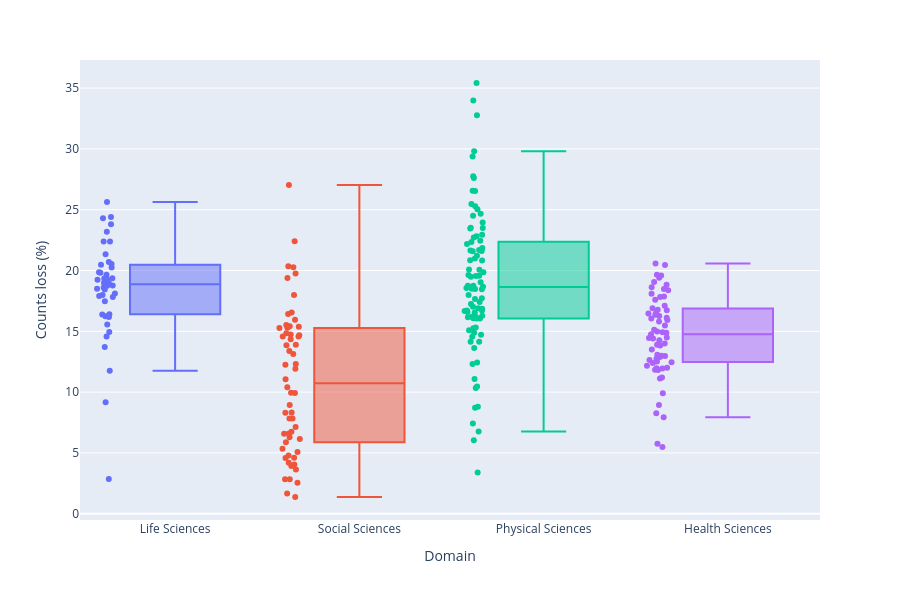

Here is the notebook cell this chart was saved with:
### Code cell
year = 2023

fig = px.box(
    df_global_topics.query("year == @year"),
    x="domain_name",           # each domain = one box
    y="counts_collab_pct",       # values to summarize
    points="all",              # optional: show all points
    color="domain_name",       # color boxes by domain
    height=600,
    # title=f"Distribution of counts_loss_pct by domain in {year}",
    hover_data=["domain_name", "counts_collab_pct", "subfield_name"],
)

fig.update_layout(
    yaxis_title="Counts loss (%)",
    xaxis_title="Domain",
    showlegend=False
)

fig.show()
# fig.write_image("../images/global_collaboration_losses_by_domain_2023.png",
#                 width=1200, height=600, scale=2)

### Figure 1 — Plotly figure (JSON) as saved in the notebook; plotly's stock layout.template omitted (floating-point values rounded to 4 significant figures)
{"data": [{"alignmentgroup": "True", "boxpoints": "all", "customdata": [["General Agricultural and Biological Sciences"], ["Agronomy and Crop Science"], ["Animal Science and Zoology"], ["Aquatic Science"], ["Ecology, Evolution, Behavior and Systematics"], ["Food Science"], ["Forestry"], ["Horticulture"], ["Insect Science"], ["Plant Science"], ["Soil Science"], ["Aging"], ["Biochemistry"], ["Biophysics"], ["Biotechnology"], ["Cancer Research"], ["Cell Biology"], ["Clinical Biochemistry"], ["Developmental Biology"], ["Endocrinology"], ["Genetics"], ["Molecular Biology"], ["Molecular Medicine"], ["Physiology"], ["Structural Biology"], ["Applied Microbiology and Biotechnology"], ["Immunology"], ["Microbiology"], ["Parasitology"], ["Virology"], ["Behavioral Neuroscience"], ["Biological Psychiatry"], ["Cellular and Molecular Neuroscience"], ["Cognitive Neuroscience"], ["Developmental Neuroscience"], ["Endocrine and Autonomic Systems"], ["Neurology"], ["Sensory Systems"], ["Drug Discovery"], ["Pharmaceutical Science"], ["Pharmacology"], ["Toxicology"]], "hovertemplate": "domain_name=%{x}<br>counts_collab_pct=%{y}<br>subfield_name=%{customdata[0]}<extra></extra>", "legendgroup": "Life Sciences", "marker": {"color": "#636efa"}, "name": "Life Sciences", "notched": false, "offsetgroup": "Life Sciences", "orientation": "v", "showlegend": true, "type": "box", "x": ["Life Sciences", "Life Sciences", "Life Sciences", "Life Sciences", "Life Sciences", "Life Sciences", "Life Sciences", "Life Sciences", "Life Sciences", "Life Sciences", "Life Sciences", "Life Sciences", "Life Sciences", "Life Sciences", "Life Sciences", "Life Sciences", "Life Sciences", "Life Sciences", "Life Sciences", "Life Sciences", "Life Sciences", "Life Sciences", "Life Sciences", "Life Sciences", "Life Sciences", "Life Sciences", "Life Sciences", "Life Sciences", "Life Sciences", "Life Sciences", "Life Sciences", "Life Sciences", "Life Sciences", "Life Sciences", "Life Sciences", "Life Sciences", "Life Sciences", "Life Sciences", "Life Sciences", "Life Sciences", "Life Sciences", "Life Sciences"], "x0": " ", "xaxis": "x", "y": [9.16, 16.39, 18.11, 14.57, 25.64, 15.57, 11.77, 22.38, 20.7, 18.5, 17.83, 18.77, 17.46, 18.75, 18.43, 16.18, 19.85, 13.71, 23.81, 20.24, 21.34, 19.23, 20.53, 19.66, 24.29, 20.47, 18.6, 19.36, 24.41, 23.19, 19.0, 19.26, 19.82, 22.39, 16.23, 18.96, 17.9, 19.34, 2.857, 17.98, 14.95, 16.4], "y0": " ", "yaxis": "y"}, {"alignmentgroup": "True", "boxpoints": "all", "customdata": [["General Arts and Humanities"], ["History"], ["Language and Linguistics"], ["Archeology"], ["Classics"], ["Conservation"], ["History and Philosophy of Science"], ["Literature and Literary Theory"], ["Museology"], ["Music"], ["Philosophy"], ["Religious studies"], ["Visual Arts and Performing Arts"], ["Accounting"], ["Business and International Management"], ["Management Information Systems"], ["Management of Technology and Innovation"], ["Marketing"], ["Organizational Behavior and Human Resource Management"], ["Strategy and Management"], ["Tourism, Leisure and Hospitality Management"], ["Industrial relations"], ["General Decision Sciences"], ["Information Systems and Management"], ["Management Science and Operations Research"], ["Statistics, Probability and Uncertainty"], ["General Economics, Econometrics and Finance"], ["Economics and Econometrics"], ["Finance"], ["General Psychology"], ["Applied Psychology"], ["Clinical Psychology"], ["Developmental and Educational Psychology"], ["Experimental and Cognitive Psychology"], ["Neuropsychology and Physiological Psychology"], ["Social Psychology"], ["General Social Sciences"], ["Archeology"], ["Development"], ["Education"], ["Geography, Planning and Development"], ["Health"], ["Human Factors and Ergonomics"], ["Law"], ["Library and Information Sciences"], ["Linguistics and Language"], ["Safety Research"], ["Sociology and Political Science"], ["Transportation"], ["Anthropology"], ["Communication"], ["Cultural Studies"], ["Demography"], ["Gender Studies"], ["Life-span and Life-course Studies"], ["Political Science and International Relations"], ["Public Administration"], ["Urban Studies"]], "hovertemplate": "domain_name=%{x}<br>counts_collab_pct=%{y}<br>subfield_name=%{customdata[0]}<extra></extra>", "legendgroup": "Social Sciences", "marker": {"color": "#EF553B"}, "name": "Social Sciences", "notched": false, "offsetgroup": "Social Sciences", "orientation": "v", "showlegend": true, "type": "box", "x": ["Social Sciences", "Social Sciences", "Social Sciences", "Social Sciences", "Social Sciences", "Social Sciences", "Social Sciences", "Social Sciences", "Social Sciences", "Social Sciences", "Social Sciences", "Social Sciences", "Social Sciences", "Social Sciences", "Social Sciences", "Social Sciences", "Social Sciences", "Social Sciences", "Social Sciences", "Social Sciences", "Social Sciences", "Social Sciences", "Social Sciences", "Social Sciences", "Social Sciences", "Social Sciences", "Social Sciences", "Social Sciences", "Social Sciences", "Social Sciences", "Social Sciences", "Social Sciences", "Social Sciences", "Social Sciences", "Social Sciences", "Social Sciences", "Social Sciences", "Social Sciences", "Social Sciences", "Social Sciences", "Social Sciences", "Social Sciences", "Social Sciences", "Social Sciences", "Social Sciences", "Social Sciences", "Social Sciences", "Social Sciences", "Social Sciences", "Social Sciences", "Social Sciences", "Social Sciences", "Social Sciences", "Social Sciences", "Social Sciences", "Social Sciences", "Social Sciences", "Social Sciences"], "x0": " ", "xaxis": "x", "y": [1.376, 3.631, 6.749, 12.31, 2.538, 6.152, 3.93, 5.07, 4.048, 5.887, 4.188, 1.663, 4.791, 13.38, 11.06, 15.52, 14.85, 14.57, 16.55, 14.57, 15.37, 2.83, 27.02, 13.86, 19.38, 20.27, 13.9, 16.43, 22.4, 9.92, 20.36, 15.42, 14.68, 17.99, 14.36, 15.28, 7.825, 12.24, 9.938, 6.604, 6.283, 15.28, 2.845, 4.582, 5.347, 8.299, 15.96, 10.39, 19.75, 8.327, 13.13, 4.608, 6.568, 11.92, 8.94, 7.133, 14.73, 7.83], "y0": " ", "yaxis": "y"}, {"alignmentgroup": "True", "boxpoints": "all", "customdata": [["Bioengineering"], ["Catalysis"], ["Chemical Health and Safety"], ["Filtration and Separation"], ["Fluid Flow and Transfer Processes"], ["Process Chemistry and Technology"], ["Analytical Chemistry"], ["Electrochemistry"], ["Inorganic Chemistry"], ["Organic Chemistry"], ["Physical and Theoretical Chemistry"], ["Spectroscopy"], ["Artificial Intelligence"], ["Computational Theory and Mathematics"], ["Computer Graphics and Computer-Aided Design"], ["Computer Networks and Communications"], ["Computer Science Applications"], ["Computer Vision and Pattern Recognition"], ["Hardware and Architecture"], ["Human-Computer Interaction"], ["Information Systems"], ["Signal Processing"], ["Software"], ["Atmospheric Science"], ["Earth-Surface Processes"], ["Geochemistry and Petrology"], ["Geology"], ["Geophysics"], ["Oceanography"], ["Paleontology"], ["Space and Planetary Science"], ["General Energy"], ["Energy Engineering and Power Technology"], ["Fuel Technology"], ["Nuclear Energy and Engineering"], ["Renewable Energy, Sustainability and the Environment"], ["General Engineering"], ["Aerospace Engineering"], ["Automotive Engineering"], ["Biomedical Engineering"], ["Civil and Structural Engineering"], ["Computational Mechanics"], ["Control and Systems Engineering"], ["Electrical and Electronic Engineering"], ["Industrial and Manufacturing Engineering"], ["Mechanical Engineering"], ["Mechanics of Materials"], ["Ocean Engineering"], ["Safety, Risk, Reliability and Quality"], ["Media Technology"], ["Building and Construction"], ["Architecture"], ["Ecological Modeling"], ["Ecology"], ["Environmental Chemistry"], ["Environmental Engineering"], ["Global and Planetary Change"], ["Health, Toxicology and Mutagenesis"], ["Management, Monitoring, Policy and Law"], ["Nature and Landscape Conservation"], ["Pollution"], ["Waste Management and Disposal"], ["Water Science and Technology"], ["General Materials Science"], ["Biomaterials"], ["Ceramics and Composites"], ["Electronic, Optical and Magnetic Materials"], ["Materials Chemistry"], ["Metals and Alloys"], ["Polymers and Plastics"], ["Surfaces, Coatings and Films"], ["Algebra and Number Theory"], ["Applied Mathematics"], ["Computational Mathematics"], ["Discrete Mathematics and Combinatorics"], ["Geometry and Topology"], ["Mathematical Physics"], ["Modeling and Simulation"], ["Numerical Analysis"], ["Statistics and Probability"], ["Theoretical Computer Science"], ["Acoustics and Ultrasonics"], ["Astronomy and Astrophysics"], ["Condensed Matter Physics"], ["Instrumentation"], ["Nuclear and High Energy Physics"], ["Atomic and Molecular Physics, and Optics"], ["Radiation"], ["Statistical and Nonlinear Physics"]], "hovertemplate": "domain_name=%{x}<br>counts_collab_pct=%{y}<br>subfield_name=%{customdata[0]}<extra></extra>", "legendgroup": "Physical Sciences", "marker": {"color": "#00cc96"}, "name": "Physical Sciences", "notched": false, "offsetgroup": "Physical Sciences", "orientation": "v", "showlegend": true, "type": "box", "x": ["Physical Sciences", "Physical Sciences", "Physical Sciences", "Physical Sciences", "Physical Sciences", "Physical Sciences", "Physical Sciences", "Physical Sciences", "Physical Sciences", "Physical Sciences", "Physical Sciences", "Physical Sciences", "Physical Sciences", "Physical Sciences", "Physical Sciences", "Physical Sciences", "Physical Sciences", "Physical Sciences", "Physical Sciences", "Physical Sciences", "Physical Sciences", "Physical Sciences", "Physical Sciences", "Physical Sciences", "Physical Sciences", "Physical Sciences", "Physical Sciences", "Physical Sciences", "Physical Sciences", "Physical Sciences", "Physical Sciences", "Physical Sciences", "Physical Sciences", "Physical Sciences", "Physical Sciences", "Physical Sciences", "Physical Sciences", "Physical Sciences", "Physical Sciences", "Physical Sciences", "Physical Sciences", "Physical Sciences", "Physical Sciences", "Physical Sciences", "Physical Sciences", "Physical Sciences", "Physical Sciences", "Physical Sciences", "Physical Sciences", "Physical Sciences", "Physical Sciences", "Physical Sciences", "Physical Sciences", "Physical Sciences", "Physical Sciences", "Physical Sciences", "Physical Sciences", "Physical Sciences", "Physical Sciences", "Physical Sciences", "Physical Sciences", "Physical Sciences", "Physical Sciences", "Physical Sciences", "Physical Sciences", "Physical Sciences", "Physical Sciences", "Physical Sciences", "Physical Sciences", "Physical Sciences", "Physical Sciences", "Physical Sciences", "Physical Sciences", "Physical Sciences", "Physical Sciences", "Physical Sciences", "Physical Sciences", "Physical Sciences", "Physical Sciences", "Physical Sciences", "Physical Sciences", "Physical Sciences", "Physical Sciences", "Physical Sciences", "Physical Sciences", "Physical Sciences", "Physical Sciences", "Physical Sciences", "Physical Sciences"], "x0": " ", "xaxis": "x", "y": [16.59, 21.65, 6.757, 18.74, 17.25, 19.58, 14.72, 18.46, 19.85, 17.02, 32.76, 19.04, 18.49, 23.45, 11.07, 19.48, 14.13, 16.06, 16.91, 16.67, 10.46, 17.66, 20.07, 27.74, 21.69, 22.95, 16.85, 23.94, 7.421, 35.42, 14.14, 12.31, 16.2, 6.052, 13.64, 22.44, 3.39, 14.56, 16.72, 19.54, 17.72, 18.65, 16.16, 18.49, 15.09, 16.18, 16.28, 16.05, 15.25, 14.89, 18.75, 8.707, 25.46, 24.51, 19.64, 20.84, 23.52, 21.61, 12.43, 22.18, 22.72, 15.32, 20.08, 10.34, 20.83, 17.98, 22.34, 21.22, 16.72, 18.55, 16.54, 21.85, 17.4, 25.04, 27.6, 26.56, 24.66, 29.81, 21.57, 25.29, 8.799, 20.98, 33.97, 26.53, 16.04, 29.37, 23.5, 18.66, 22.82], "y0": " ", "yaxis": "y"}, {"alignmentgroup": "True", "boxpoints": "all", "customdata": [["Anatomy"], ["Anesthesiology and Pain Medicine"], ["Biochemistry"], ["Cardiology and Cardiovascular Medicine"], ["Critical Care and Intensive Care Medicine"], ["Complementary and alternative medicine"], ["Dermatology"], ["Emergency Medicine"], ["Endocrinology, Diabetes and Metabolism"], ["Epidemiology"], ["Family Practice"], ["Gastroenterology"], ["Genetics"], ["Geriatrics and Gerontology"], ["Health Informatics"], ["Hematology"], ["Hepatology"], ["Immunology and Allergy"], ["Internal Medicine"], ["Infectious Diseases"], ["Microbiology"], ["Nephrology"], ["Neurology"], ["Obstetrics and Gynecology"], ["Oncology"], ["Ophthalmology"], ["Orthopedics and Sports Medicine"], ["Otorhinolaryngology"], ["Pathology and Forensic Medicine"], ["Pediatrics, Perinatology and Child Health"], ["Pharmacology"], ["Physiology"], ["Psychiatry and Mental health"], ["Public Health, Environmental and Occupational Health"], ["Pulmonary and Respiratory Medicine"], ["Radiology, Nuclear Medicine and Imaging"], ["Rehabilitation"], ["Reproductive Medicine"], ["Rheumatology"], ["Surgery"], ["Transplantation"], ["Urology"], ["Issues, ethics and legal aspects"], ["Leadership and Management"], ["Nutrition and Dietetics"], ["Research and Theory"], ["Equine"], ["Small Animals"], ["General Dentistry"], ["Oral Surgery"], ["Orthodontics"], ["Periodontics"], ["General Health Professions"], ["Complementary and Manual Therapy"], ["Emergency Medical Services"], ["Health Information Management"], ["Medical Laboratory Technology"], ["Medical Terminology"], ["Occupational Therapy"], ["Pharmacy"], ["Physical Therapy, Sports Therapy and Rehabilitation"], ["Radiological and Ultrasound Technology"], ["Speech and Hearing"]], "hovertemplate": "domain_name=%{x}<br>counts_collab_pct=%{y}<br>subfield_name=%{customdata[0]}<extra></extra>", "legendgroup": "Health Sciences", "marker": {"color": "#ab63fa"}, "name": "Health Sciences", "notched": false, "offsetgroup": "Health Sciences", "orientation": "v", "showlegend": true, "type": "box", "x": ["Health Sciences", "Health Sciences", "Health Sciences", "Health Sciences", "Health Sciences", "Health Sciences", "Health Sciences", "Health Sciences", "Health Sciences", "Health Sciences", "Health Sciences", "Health Sciences", "Health Sciences", "Health Sciences", "Health Sciences", "Health Sciences", "Health Sciences", "Health Sciences", "Health Sciences", "Health Sciences", "Health Sciences", "Health Sciences", "Health Sciences", "Health Sciences", "Health Sciences", "Health Sciences", "Health Sciences", "Health Sciences", "Health Sciences", "Health Sciences", "Health Sciences", "Health Sciences", "Health Sciences", "Health Sciences", "Health Sciences", "Health Sciences", "Health Sciences", "Health Sciences", "Health Sciences", "Health Sciences", "Health Sciences", "Health Sciences", "Health Sciences", "Health Sciences", "Health Sciences", "Health Sciences", "Health Sciences", "Health Sciences", "Health Sciences", "Health Sciences", "Health Sciences", "Health Sciences", "Health Sciences", "Health Sciences", "Health Sciences", "Health Sciences", "Health Sciences", "Health Sciences", "Health Sciences", "Health Sciences", "Health Sciences", "Health Sciences", "Health Sciences"], "x0": " ", "xaxis": "x", "y": [5.498, 11.96, 19.05, 16.9, 14.46, 12.89, 12.52, 12.74, 15.13, 15.81, 16.12, 13.08, 16.46, 16.51, 19.59, 16.73, 14.48, 17.82, 12.99, 20.57, 8.259, 14.41, 15.93, 13.99, 15.47, 13.9, 19.4, 12.17, 14.99, 12.39, 17.11, 17.87, 18.37, 17.6, 14.77, 18.63, 16.05, 13.83, 14.26, 11.85, 14.87, 14.93, 9.915, 5.763, 18.83, 12.64, 20.46, 18.1, 12.47, 16.77, 19.65, 16.36, 11.99, 18.47, 12.96, 11.82, 11.21, 13.51, 7.937, 11.12, 8.939, 16.26, 11.95], "y0": " ", "yaxis": "y"}], "layout": {"boxmode": "overlay", "height": 600, "legend": {"title": {"text": "domain_name"}, "tracegroupgap": 0}, "margin": {"t": 60}, "showlegend": false, "xaxis": {"anchor": "y", "categoryarray": ["Life Sciences", "Social Sciences", "Physical Sciences", "Health Sciences"], "categoryorder": "array", "domain": [0, 1], "title": {"text": "Domain"}}, "yaxis": {"anchor": "x", "domain": [0, 1], "title": {"text": "Counts loss (%)"}}}}
